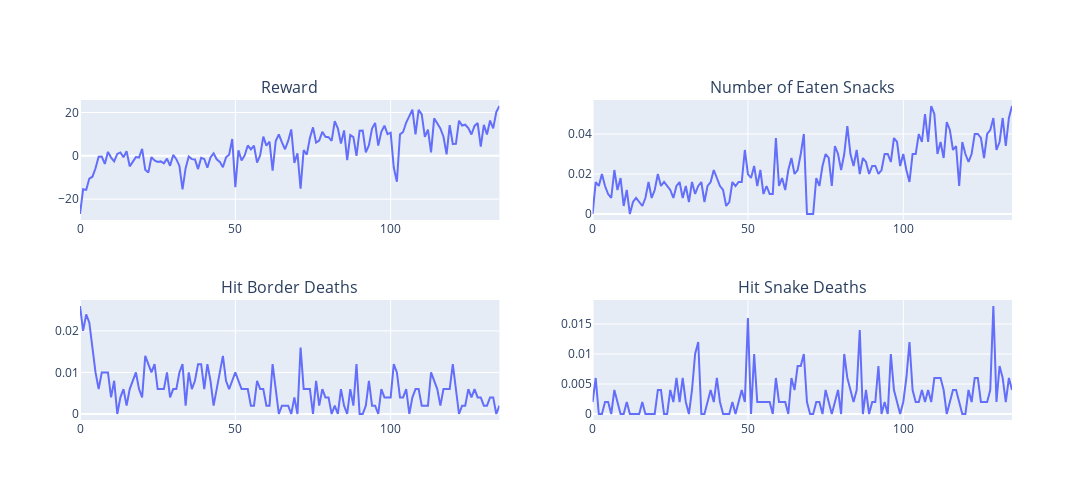

Source (notebook cell):
### Markdown cell above
### Second Model
In this model i used the same value for rewards as the first model. The only difference is that i applied epsilon decay method.

Hyperparameters:
```python
    DEATH_REWARD = -1000
    SNACK_REWARD = 500
    WIN_REWARD = 500
    TIE_REWARD = 0
    LEARNING_RATE = 0.1
    DISCOUNT_FACTOR = 0.9
    EPSILON = 1
    
```
```python
    def use_epsilon_decay(self):
        if self.eps > 0.1:
            self.eps *= 0.999
```

### Code cell
analyse_model(folder_path="G:\daryl/AI/CA6/result/model5", interval_len=500, num_episodes=136)

### Figure 1 — Plotly figure (JSON) as saved in the notebook; plotly's stock layout.template omitted (floating-point values rounded to 4 significant figures; data arrays with more than 128 entries replaced by an {"elided": "..."} marker saying what was removed)
{"data": [{"hovertemplate": "x=%{x}<br>y=%{y}<extra></extra>", "legendgroup": "", "line": {"color": "#636efa", "dash": "solid"}, "marker": {"symbol": "circle"}, "mode": "lines", "name": "", "orientation": "v", "showlegend": false, "type": "scatter", "x": {"elided": "136 int values"}, "xaxis": "x", "y": {"elided": "136 float values"}, "yaxis": "y"}, {"hovertemplate": "x=%{x}<br>y=%{y}<extra></extra>", "legendgroup": "", "line": {"color": "#636efa", "dash": "solid"}, "marker": {"symbol": "circle"}, "mode": "lines", "name": "", "orientation": "v", "showlegend": false, "type": "scatter", "x": {"elided": "136 int values"}, "xaxis": "x2", "y": {"elided": "136 float values"}, "yaxis": "y2"}, {"hovertemplate": "x=%{x}<br>y=%{y}<extra></extra>", "legendgroup": "", "line": {"color": "#636efa", "dash": "solid"}, "marker": {"symbol": "circle"}, "mode": "lines", "name": "", "orientation": "v", "showlegend": false, "type": "scatter", "x": {"elided": "136 int values"}, "xaxis": "x3", "y": {"elided": "136 float values"}, "yaxis": "y3"}, {"hovertemplate": "x=%{x}<br>y=%{y}<extra></extra>", "legendgroup": "", "line": {"color": "#636efa", "dash": "solid"}, "marker": {"symbol": "circle"}, "mode": "lines", "name": "", "orientation": "v", "showlegend": false, "type": "scatter", "x": {"elided": "136 int values"}, "xaxis": "x4", "y": {"elided": "136 float values"}, "yaxis": "y4"}], "layout": {"annotations": [{"font": {"size": 16}, "showarrow": false, "text": "Reward", "x": 0.225, "xanchor": "center", "xref": "paper", "y": 1, "yanchor": "bottom", "yref": "paper"}, {"font": {"size": 16}, "showarrow": false, "text": "Number of Eaten Snacks", "x": 0.775, "xanchor": "center", "xref": "paper", "y": 1, "yanchor": "bottom", "yref": "paper"}, {"font": {"size": 16}, "showarrow": false, "text": "Hit Border Deaths", "x": 0.225, "xanchor": "center", "xref": "paper", "y": 0.375, "yanchor": "bottom", "yref": "paper"}, {"font": {"size": 16}, "showarrow": false, "text": "Hit Snake Deaths", "x": 0.775, "xanchor": "center", "xref": "paper", "y": 0.375, "yanchor": "bottom", "yref": "paper"}], "height": 500, "width": 1200, "xaxis": {"anchor": "y", "domain": [0, 0.45]}, "xaxis2": {"anchor": "y2", "domain": [0.55, 1]}, "xaxis3": {"anchor": "y3", "domain": [0, 0.45]}, "xaxis4": {"anchor": "y4", "domain": [0.55, 1]}, "yaxis": {"anchor": "x", "domain": [0.625, 1]}, "yaxis2": {"anchor": "x2", "domain": [0.625, 1]}, "yaxis3": {"anchor": "x3", "domain": [0, 0.375]}, "yaxis4": {"anchor": "x4", "domain": [0, 0.375]}}}
